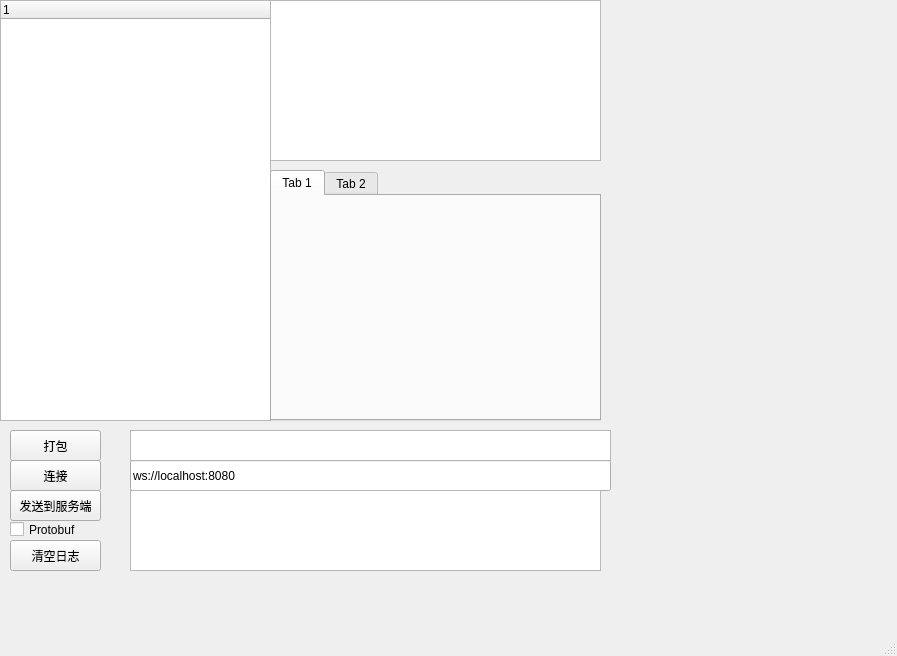
<?xml version="1.0" encoding="UTF-8"?>
<ui version="4.0">
 <class>DbcTool</class>
 <widget class="QMainWindow" name="DbcTool">
  <property name="geometry">
   <rect>
    <x>0</x>
    <y>0</y>
    <width>897</width>
    <height>656</height>
   </rect>
  </property>
  <property name="windowTitle">
   <string>DbcTool</string>
  </property>
  <widget class="QWidget" name="centralwidget">
   <widget class="QPushButton" name="pushButtonConnect">
    <property name="geometry">
     <rect>
      <x>10</x>
      <y>460</y>
      <width>91</width>
      <height>31</height>
     </rect>
    </property>
    <property name="text">
     <string>连接</string>
    </property>
   </widget>
   <widget class="QPushButton" name="onSendButton">
    <property name="geometry">
     <rect>
      <x>10</x>
      <y>430</y>
      <width>91</width>
      <height>31</height>
     </rect>
    </property>
    <property name="text">
     <string>打包</string>
    </property>
   </widget>
   <widget class="QWidget" name="central" native="true">
    <property name="geometry">
     <rect>
      <x>0</x>
      <y>0</y>
      <width>611</width>
      <height>421</height>
     </rect>
    </property>
    <widget class="QTreeWidget" name="tree">
     <property name="geometry">
      <rect>
       <x>0</x>
       <y>0</y>
       <width>271</width>
       <height>421</height>
      </rect>
     </property>
     <column>
      <property name="text">
       <string notr="true">1</string>
      </property>
     </column>
    </widget>
    <widget class="QWidget" name="rightContainer" native="true">
     <property name="geometry">
      <rect>
       <x>270</x>
       <y>0</y>
       <width>341</width>
       <height>421</height>
      </rect>
     </property>
     <widget class="QTableWidget" name="table">
      <property name="geometry">
       <rect>
        <x>0</x>
        <y>0</y>
        <width>331</width>
        <height>161</height>
       </rect>
      </property>
     </widget>
     <widget class="QTabWidget" name="m_tabWidget">
      <property name="geometry">
       <rect>
        <x>0</x>
        <y>170</y>
        <width>331</width>
        <height>251</height>
       </rect>
      </property>
      <property name="currentIndex">
       <number>0</number>
      </property>
      <widget class="QWidget" name="tab">
       <attribute name="title">
        <string>Tab 1</string>
       </attribute>
      </widget>
      <widget class="QWidget" name="tab_2">
       <attribute name="title">
        <string>Tab 2</string>
       </attribute>
      </widget>
     </widget>
    </widget>
   </widget>
   <widget class="QLabel" name="statusIndicator">
    <property name="geometry">
     <rect>
      <x>110</x>
      <y>470</y>
      <width>21</width>
      <height>16</height>
     </rect>
    </property>
    <property name="text">
     <string/>
    </property>
   </widget>
   <widget class="QPushButton" name="clearLogButton">
    <property name="geometry">
     <rect>
      <x>10</x>
      <y>540</y>
      <width>91</width>
      <height>31</height>
     </rect>
    </property>
    <property name="text">
     <string>清空日志</string>
    </property>
   </widget>
   <widget class="QLineEdit" name="lineEditServerAddress">
    <property name="geometry">
     <rect>
      <x>130</x>
      <y>460</y>
      <width>481</width>
      <height>31</height>
     </rect>
    </property>
    <property name="text">
     <string>ws://localhost:8080</string>
    </property>
   </widget>
   <widget class="QTextEdit" name="packResultEdit">
    <property name="geometry">
     <rect>
      <x>130</x>
      <y>430</y>
      <width>481</width>
      <height>31</height>
     </rect>
    </property>
   </widget>
   <widget class="QPushButton" name="pushButtonSend">
    <property name="geometry">
     <rect>
      <x>10</x>
      <y>490</y>
      <width>91</width>
      <height>31</height>
     </rect>
    </property>
    <property name="text">
     <string>发送到服务端</string>
    </property>
   </widget>
   <widget class="QTextEdit" name="logTextEdit">
    <property name="geometry">
     <rect>
      <x>130</x>
      <y>490</y>
      <width>471</width>
      <height>81</height>
     </rect>
    </property>
   </widget>
   <widget class="QCheckBox" name="useProtobufCheckBox">
    <property name="geometry">
     <rect>
      <x>10</x>
      <y>520</y>
      <width>80</width>
      <height>19</height>
     </rect>
    </property>
    <property name="text">
     <string>Protobuf</string>
    </property>
   </widget>
  </widget>
  <widget class="QMenuBar" name="menubar">
   <property name="geometry">
    <rect>
     <x>0</x>
     <y>0</y>
     <width>897</width>
     <height>21</height>
    </rect>
   </property>
  </widget>
  <widget class="QStatusBar" name="statusbar"/>
 </widget>
 <resources/>
 <connections/>
</ui>
